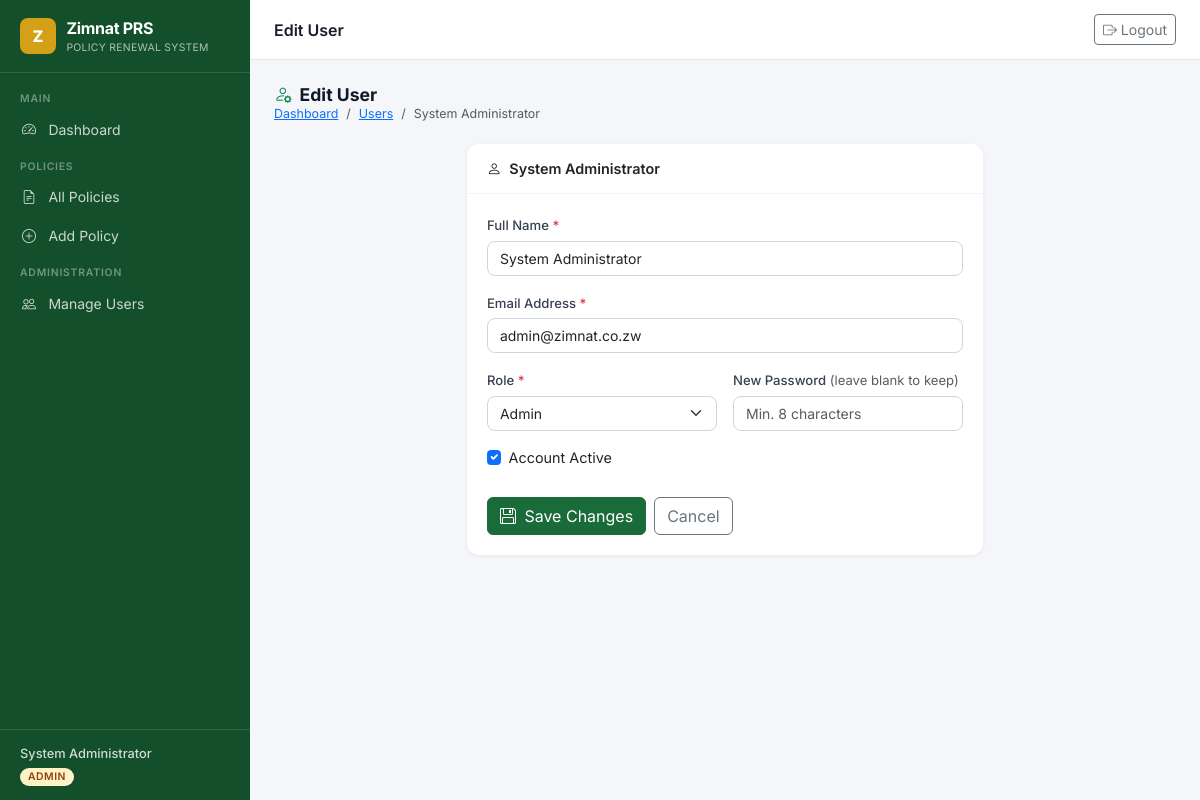
Page /users/edit/1 (signed in) on the committed database.
### tables this page shows
CREATE TABLE IF NOT EXISTS users (
    id          INT UNSIGNED AUTO_INCREMENT PRIMARY KEY,
    full_name   VARCHAR(150)  NOT NULL,
    email       VARCHAR(255)  NOT NULL UNIQUE,
    password    VARCHAR(255)  NOT NULL,
    role        ENUM('admin','policy_officer','viewer') NOT NULL DEFAULT 'viewer',
    is_active   TINYINT(1)    NOT NULL DEFAULT 1,
    created_at  DATETIME      NOT NULL DEFAULT CURRENT_TIMESTAMP,
    updated_at  DATETIME      NOT NULL DEFAULT CURRENT_TIMESTAMP ON UPDATE CURRENT_TIMESTAMP
);

### controllers/UserController.php (called while the page is built, shortened)
<?php
class UserController
{
    private UserModel $userModel;
    public function __construct()
    {
        $this->userModel = new UserModel();
    }
    public function edit(?string $id): void
    {
        $user     = $this->fetchUserOr404((int) $id);
        $formData = $_SESSION['flash_form']   ?? $user;
        include ROOT . '/views/admin/users/edit.php';
    }
    private function fetchUserOr404(int $id): array
    {
        $user = $this->userModel->findById($id);
        return $user;
    }
}

### index.php (called while the page is built, shortened)
<?php
require_once ROOT . '/config/Database.php';
spl_autoload_register(function (string $class): void {
    $dirs = [
        ROOT . '/models/',
        ROOT . '/controllers/',
        ROOT . '/services/',
        ROOT . '/middleware/',
    ];
    foreach ($dirs as $dir) {
        $file = $dir . $class . '.php';
        if (file_exists($file)) {
            return;
        }
    }
});
$request = trim(parse_url($_SERVER['REQUEST_URI'], PHP_URL_PATH), '/');
$base    = trim(BASE_URL, '/');
if ($base !== '' && str_starts_with($request, $base)) {
    $request = trim(substr($request, strlen($base)), '/');
}
$segments   = explode('/', $request);
$action     = $segments[1] ?? 'index';
$param      = $segments[2] ?? null;
$ctrl = new $controllerClass();
$ctrl->$action($param);

### config/Database.php (called while the page is built, shortened)
<?php
class Database
{
    private static ?PDO $instance = null;
    public static function getInstance(): PDO
    {
        if (self::$instance === null) {
            $dsn = sprintf(
                'mysql:host=%s;dbname=%s;charset=%s',
                DB_HOST, DB_NAME, DB_CHARSET
            );
            $options = [
                PDO::ATTR_ERRMODE            => PDO::ERRMODE_EXCEPTION,
                PDO::ATTR_DEFAULT_FETCH_MODE => PDO::FETCH_ASSOC,
                PDO::ATTR_EMULATE_PREPARES   => false,
            ];
            try {
                self::$instance = new PDO($dsn, DB_USER, DB_PASS, $options);
            } catch (PDOException $e) {
                error_log('DB Connection failed: ' . $e->getMessage());
                die(json_encode(['error' => 'Database connection error. Please contact the administrator.']));
            }
        }
        return self::$instance;
    }
}

### models/BaseModel.php (called while the page is built, shortened)
<?php
abstract class BaseModel
{
    protected PDO $db;
    public function __construct()
    {
        $this->db = Database::getInstance();
    }
    protected function query(string $sql, array $params = []): PDOStatement
    {
        $stmt = $this->db->prepare($sql);
        $stmt->execute($params);
        return $stmt;
    }
}

### models/UserModel.php (called while the page is built, shortened)
<?php
class UserModel extends BaseModel
{
    public function findById(int $id): array|false
    {
        return $this->query(
            'SELECT id, full_name, email, role, is_active, created_at, updated_at
               FROM users WHERE id = ?',
            [$id]
        )->fetch();
    }
}

### views/admin/users/edit.php (the view, shortened to what this page needs)
<?php include ROOT . '/views/partials/header.php'; ?>
<div class="page-header">
    <div>
        <h4><i class="bi bi-person-gear me-2 text-success"></i>Edit User</h4>
        <nav aria-label="breadcrumb"><ol class="breadcrumb mb-0">
            <li class="breadcrumb-item"><a href="<?= BASE_URL ?>/dashboard">Dashboard</a></li>
            <li class="breadcrumb-item"><a href="<?= BASE_URL ?>/users/index">Users</a></li>
            <li class="breadcrumb-item active"><?= htmlspecialchars($user['full_name']) ?></li>
        </ol></nav>
    </div>
</div>
<div class="row justify-content-center">
<div class="col-lg-7">
<div class="section-card">
    <div class="section-card-header">
        <h6><i class="bi bi-person me-2"></i><?= htmlspecialchars($user['full_name']) ?></h6>
    </div>
    <div class="section-card-body">
        <form method="POST" action="<?= BASE_URL ?>/users/update/<?= $user['id'] ?>">
            <div class="row g-3">
                <div class="col-12">
                    <label class="form-label">Full Name <span class="text-danger">*</span></label>
                    <input type="text" class="form-control" name="full_name"
                           value="<?= htmlspecialchars($formData['full_name'] ?? $user['full_name']) ?>"
                           required>
                </div>
                <div class="col-12">
                    <label class="form-label">Email Address <span class="text-danger">*</span></label>
                    <input type="email" class="form-control" name="email"
                           value="<?= htmlspecialchars($formData['email'] ?? $user['email']) ?>"
                           required>
                </div>
                <div class="col-md-6">
                    <label class="form-label">Role <span class="text-danger">*</span></label>
                    <select class="form-select" name="role" required>
                        <?php foreach (['admin' => 'Admin', 'policy_officer' => 'Policy Officer', 'viewer' => 'Viewer'] as $val => $label): ?>
                        <option value="<?= $val ?>" <?= ($formData['role'] ?? $user['role']) === $val ? 'selected' : '' ?>>
                            <?= $label ?>
                        </option>
                        <?php endforeach; ?>
                    </select>
                </div>
                <div class="col-md-6">
                    <label class="form-label">New Password <span class="text-muted fw-normal">(leave blank to keep)</span></label>
                    <input type="password" class="form-control" name="password"
                           placeholder="Min. 8 characters" minlength="8">
                </div>
                <div class="col-12">
                    <div class="form-check">
                        <input class="form-check-input" type="checkbox" name="is_active" id="is_active" value="1"
                               <?= ($formData['is_active'] ?? $user['is_active']) ? 'checked' : '' ?>>
                        <label class="form-check-label" for="is_active">Account Active</label>
                    </div>
                </div>
            </div>
            <div class="mt-4 d-flex gap-2">
                <button type="submit" class="btn btn-primary">
                    <i class="bi bi-floppy me-1"></i> Save Changes
                </button>
                <a href="<?= BASE_URL ?>/users/index" class="btn btn-outline-secondary">Cancel</a>
            </div>
        </form>
    </div>
</div>
</div>
</div>
<?php include ROOT . '/views/partials/footer.php'; ?>

### views/partials/header.php (style rules this page uses)
:root { --zim-green: #1a6b3a; --zim-green-d: #134f2b; --zim-green-l: #e8f5ed; --zim-gold: #d4a017; --sidebar-w: 250px; --header-h: 60px; }
* { box-sizing: border-box; }
body { font-family: 'Inter', sans-serif; background: #f4f6f9; margin: 0; font-size: 0.9rem; }
.section-card { background: #fff; border-radius: 12px; box-shadow: 0 1px 4px rgba(0,0,0,.06); overflow: hidden; }
.section-card-header { padding: 1rem 1.25rem; border-bottom: 1px solid #f3f4f6; display: flex; align-items: center; justify-content: space-between; }
.section-card-header h6 { margin: 0; font-weight: 600; font-size: .9rem; }
.section-card-body { padding: 1.25rem; }
.form-label { font-weight: 500; font-size: .82rem; color: #374151; margin-bottom: .3rem; }
.form-control, .form-select { border-radius: 8px; border-color: #d1d5db; font-size: .875rem; }
.btn-primary { background: var(--zim-green); border-color: var(--zim-green); }
.page-header { display: flex; align-items: center; justify-content: space-between; margin-bottom: 1.25rem; }
.page-header h4 { margin: 0; font-weight: 700; font-size: 1.1rem; color: #111827; }
.page-header .breadcrumb { margin: 0; font-size: .78rem; }

### rows in the picture
users: full_name "System Administrator", email "admin@zimnat.co.zw", role "Admin", is_active "☑"

### other values in the picture
$_SESSION['user_name'] "System Administrator"
str_replace('_', ' ', htmlspecialchars($_SESSION['user_role'] ?? '')) "ADMIN"
$pageTitle "Edit User"
